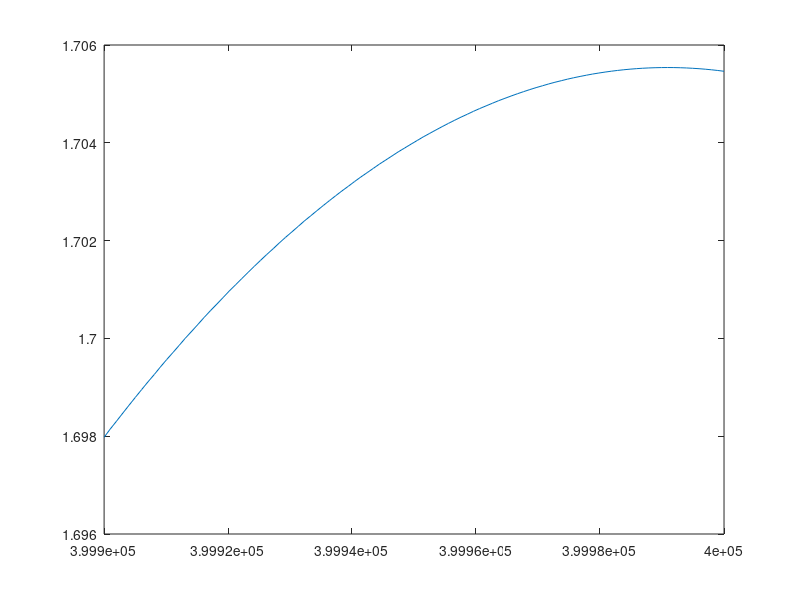

Source code (MATLAB):
m1 = 10; %kg, sat
m2 = 1; %kg, weight
r1 = 400000; %m, rad of sat end from earth center
L = 100; %m, length of tether
rho = 9.8*10^-5; %kg/m, linear density of tether
mu = 3.986004418*10^14; %earth grav parameter

mT = rho*L; %mass of tether

r2 = r1-L;   %radius of weight from earth center
rT = (r1+r2)/2; %radius of tether CoM from earth center
r0 = (m1*r1 + m2*r2 + mT*rT)/(m1+m2+mT); %radius of CoM from earth center

omega = sqrt(mu/r0^3) %angular velocity of the sat

T1 = m1*r1*omega^2 - mu*m1/r1^2 %tension at sat end
T2 = mu*m2/r2^2 - m2*r2*omega^2  %tension at weight end

%tension in cable 
r = linspace(r2,r1,100);
c = T1 + r1^2*omega^2*rho/2 + mu*rho/r1;
T = -r.^2 * omega^2 * rho / 2 - mu * rho ./ r + c

plot(r,T)

